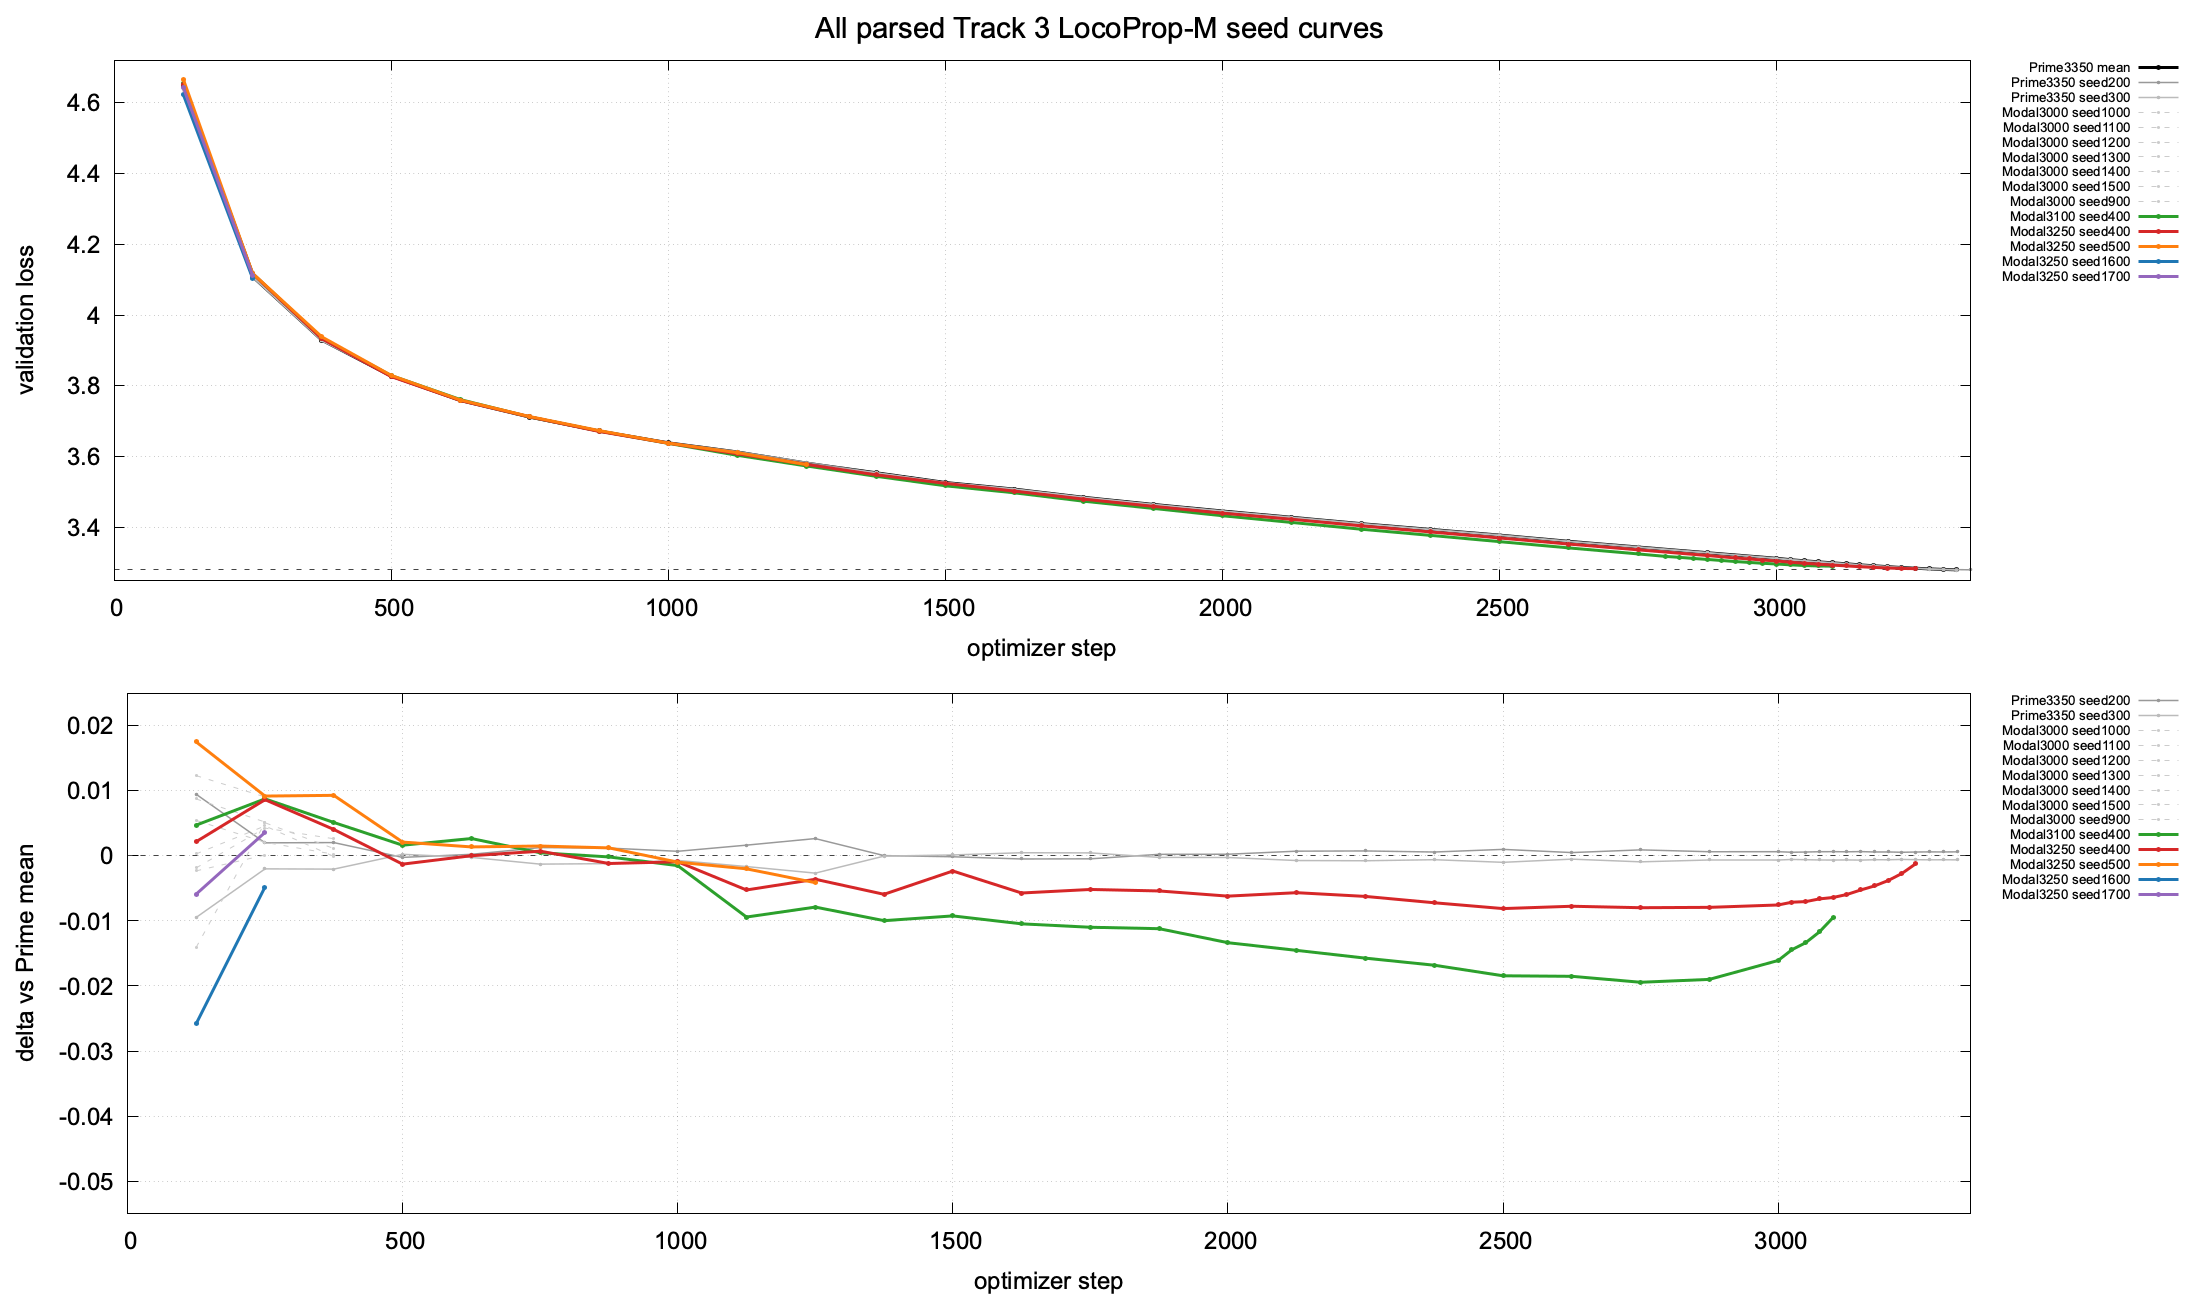

Write the gnuplot code that produced this figure.
set terminal pngcairo size 2200,1300 enhanced font "Arial,18"
set output ".opencode/plots/track3_locom_all_seeds.png"
set multiplot layout 2,1 title "All parsed Track 3 LocoProp-M seed curves" font ",22"
set grid
set key outside right top font ",10"
set xlabel "optimizer step"
set ylabel "validation loss"
set xrange [0:3350]
set yrange [3.25:4.72]
set arrow 1 from graph 0, first 3.28 to graph 1, first 3.28 nohead dt 2 lc rgb "#444444"
plot ".opencode/plots/track3_locom_dat/Prime3350_mean.dat" using 1:2 with linespoints lw 3 dt 1 lc rgb "black" pt 7 ps 0.35 title "Prime3350 mean",\
  ".opencode/plots/track3_locom_dat/Prime3350_seed200.dat" using 1:2 with linespoints lw 1.5 dt 1 lc rgb "#999999" pt 7 ps 0.35 title "Prime3350 seed200",\
  ".opencode/plots/track3_locom_dat/Prime3350_seed300.dat" using 1:2 with linespoints lw 1.5 dt 1 lc rgb "#bbbbbb" pt 7 ps 0.35 title "Prime3350 seed300",\
  ".opencode/plots/track3_locom_dat/Modal3000_seed1000.dat" using 1:2 with linespoints lw 1 dt 2 lc rgb "#cccccc" pt 7 ps 0.35 title "Modal3000 seed1000",\
  ".opencode/plots/track3_locom_dat/Modal3000_seed1100.dat" using 1:2 with linespoints lw 1 dt 2 lc rgb "#cccccc" pt 7 ps 0.35 title "Modal3000 seed1100",\
  ".opencode/plots/track3_locom_dat/Modal3000_seed1200.dat" using 1:2 with linespoints lw 1 dt 2 lc rgb "#cccccc" pt 7 ps 0.35 title "Modal3000 seed1200",\
  ".opencode/plots/track3_locom_dat/Modal3000_seed1300.dat" using 1:2 with linespoints lw 1 dt 2 lc rgb "#cccccc" pt 7 ps 0.35 title "Modal3000 seed1300",\
  ".opencode/plots/track3_locom_dat/Modal3000_seed1400.dat" using 1:2 with linespoints lw 1 dt 2 lc rgb "#cccccc" pt 7 ps 0.35 title "Modal3000 seed1400",\
  ".opencode/plots/track3_locom_dat/Modal3000_seed1500.dat" using 1:2 with linespoints lw 1 dt 2 lc rgb "#cccccc" pt 7 ps 0.35 title "Modal3000 seed1500",\
  ".opencode/plots/track3_locom_dat/Modal3000_seed900.dat" using 1:2 with linespoints lw 1 dt 2 lc rgb "#cccccc" pt 7 ps 0.35 title "Modal3000 seed900",\
  ".opencode/plots/track3_locom_dat/Modal3100_seed400.dat" using 1:2 with linespoints lw 3 dt 1 lc rgb "#2ca02c" pt 7 ps 0.35 title "Modal3100 seed400",\
  ".opencode/plots/track3_locom_dat/Modal3250_seed400.dat" using 1:2 with linespoints lw 3 dt 1 lc rgb "#d62728" pt 7 ps 0.35 title "Modal3250 seed400",\
  ".opencode/plots/track3_locom_dat/Modal3250_seed500.dat" using 1:2 with linespoints lw 3 dt 1 lc rgb "#ff7f0e" pt 7 ps 0.35 title "Modal3250 seed500",\
  ".opencode/plots/track3_locom_dat/Modal3250_seed1600.dat" using 1:2 with linespoints lw 3 dt 1 lc rgb "#1f77b4" pt 7 ps 0.35 title "Modal3250 seed1600",\
  ".opencode/plots/track3_locom_dat/Modal3250_seed1700.dat" using 1:2 with linespoints lw 3 dt 1 lc rgb "#9467bd" pt 7 ps 0.35 title "Modal3250 seed1700"
set xlabel "optimizer step"
set ylabel "delta vs Prime mean"
set xrange [0:3350]
set yrange [-0.055:0.025]
set arrow 1 from graph 0, first 0 to graph 1, first 0 nohead dt 2 lc rgb "#444444"
plot ".opencode/plots/track3_locom_dat/Prime3350_seed200_delta.dat" using 1:2 with linespoints lw 1.5 dt 1 lc rgb "#999999" pt 7 ps 0.35 title "Prime3350 seed200",\
  ".opencode/plots/track3_locom_dat/Prime3350_seed300_delta.dat" using 1:2 with linespoints lw 1.5 dt 1 lc rgb "#bbbbbb" pt 7 ps 0.35 title "Prime3350 seed300",\
  ".opencode/plots/track3_locom_dat/Modal3000_seed1000_delta.dat" using 1:2 with linespoints lw 1 dt 2 lc rgb "#cccccc" pt 7 ps 0.35 title "Modal3000 seed1000",\
  ".opencode/plots/track3_locom_dat/Modal3000_seed1100_delta.dat" using 1:2 with linespoints lw 1 dt 2 lc rgb "#cccccc" pt 7 ps 0.35 title "Modal3000 seed1100",\
  ".opencode/plots/track3_locom_dat/Modal3000_seed1200_delta.dat" using 1:2 with linespoints lw 1 dt 2 lc rgb "#cccccc" pt 7 ps 0.35 title "Modal3000 seed1200",\
  ".opencode/plots/track3_locom_dat/Modal3000_seed1300_delta.dat" using 1:2 with linespoints lw 1 dt 2 lc rgb "#cccccc" pt 7 ps 0.35 title "Modal3000 seed1300",\
  ".opencode/plots/track3_locom_dat/Modal3000_seed1400_delta.dat" using 1:2 with linespoints lw 1 dt 2 lc rgb "#cccccc" pt 7 ps 0.35 title "Modal3000 seed1400",\
  ".opencode/plots/track3_locom_dat/Modal3000_seed1500_delta.dat" using 1:2 with linespoints lw 1 dt 2 lc rgb "#cccccc" pt 7 ps 0.35 title "Modal3000 seed1500",\
  ".opencode/plots/track3_locom_dat/Modal3000_seed900_delta.dat" using 1:2 with linespoints lw 1 dt 2 lc rgb "#cccccc" pt 7 ps 0.35 title "Modal3000 seed900",\
  ".opencode/plots/track3_locom_dat/Modal3100_seed400_delta.dat" using 1:2 with linespoints lw 3 dt 1 lc rgb "#2ca02c" pt 7 ps 0.35 title "Modal3100 seed400",\
  ".opencode/plots/track3_locom_dat/Modal3250_seed400_delta.dat" using 1:2 with linespoints lw 3 dt 1 lc rgb "#d62728" pt 7 ps 0.35 title "Modal3250 seed400",\
  ".opencode/plots/track3_locom_dat/Modal3250_seed500_delta.dat" using 1:2 with linespoints lw 3 dt 1 lc rgb "#ff7f0e" pt 7 ps 0.35 title "Modal3250 seed500",\
  ".opencode/plots/track3_locom_dat/Modal3250_seed1600_delta.dat" using 1:2 with linespoints lw 3 dt 1 lc rgb "#1f77b4" pt 7 ps 0.35 title "Modal3250 seed1600",\
  ".opencode/plots/track3_locom_dat/Modal3250_seed1700_delta.dat" using 1:2 with linespoints lw 3 dt 1 lc rgb "#9467bd" pt 7 ps 0.35 title "Modal3250 seed1700"
unset multiplot
